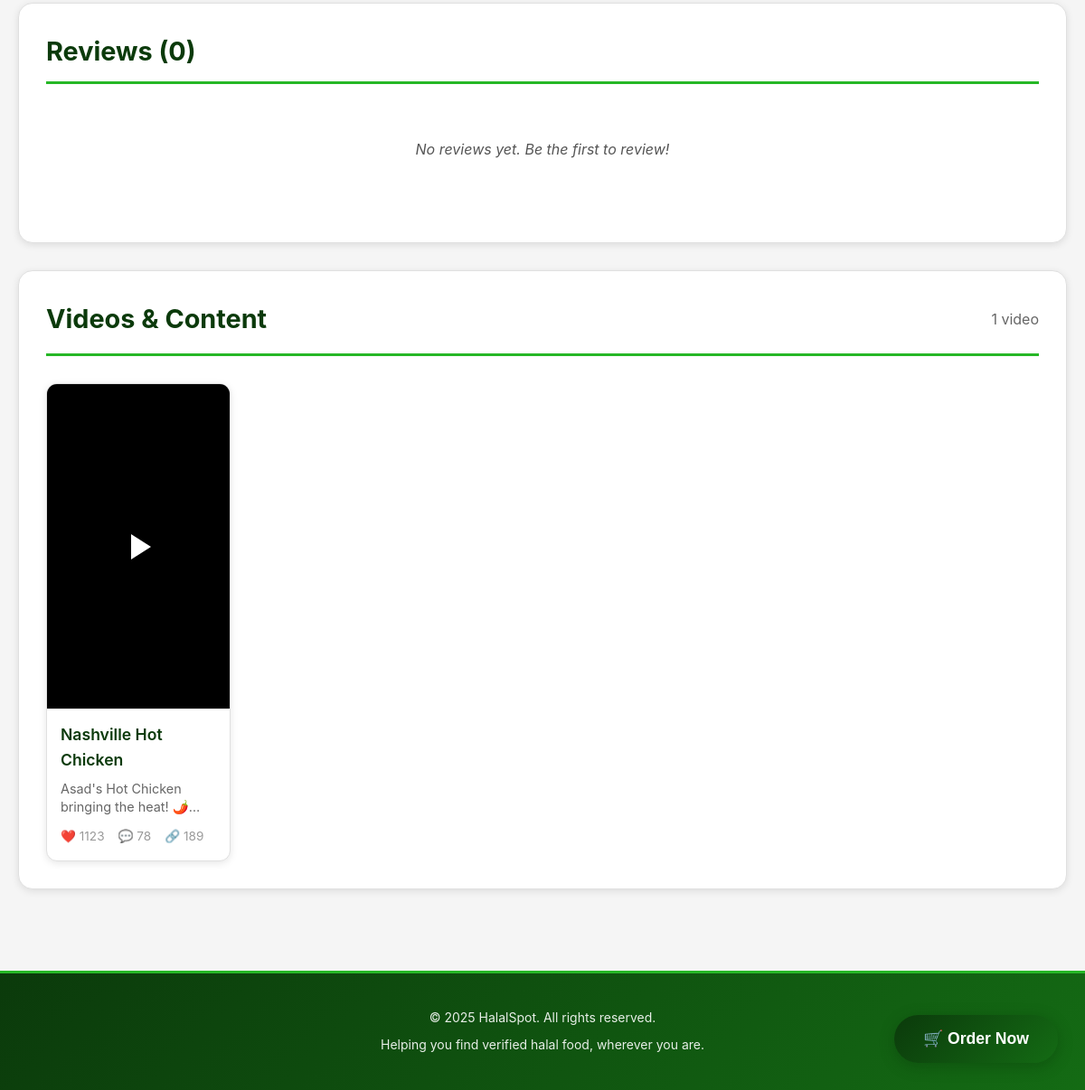
Page /restaurants/4 (lower part) on the earlier database version.
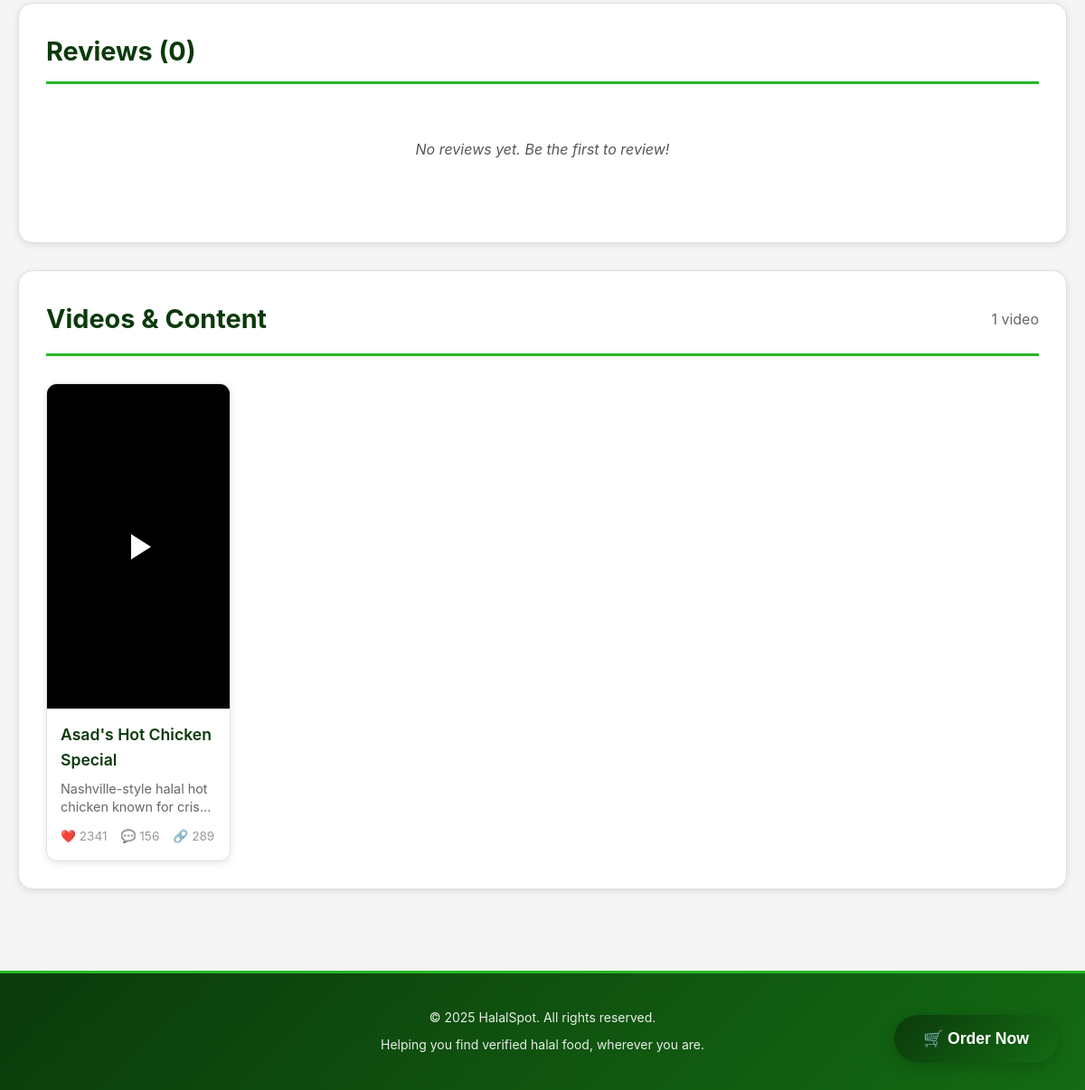
Same page on the later database version.
### models/content.py (models this page shows)
class Content(db.Model):
    __tablename__ = "content"
    id = db.Column(db.Integer, primary_key=True)
    restaurant_id = db.Column(db.Integer, db.ForeignKey('restaurant.id'), nullable=True)  # Can be null for creator posts
    creator_name = db.Column(db.String(255), nullable=True)  # For sponsored creators
    is_sponsored = db.Column(db.Boolean, default=False)
    title = db.Column(db.String(255))
    description = db.Column(db.Text)
    image_url = db.Column(db.String(255))
    video_url = db.Column(db.String(255), nullable=True)  # For future video support
    likes_count = db.Column(db.Integer, default=0)
    comments_count = db.Column(db.Integer, default=0)
    shares_count = db.Column(db.Integer, default=0)
    saves_count = db.Column(db.Integer, default=0)
    created_at = db.Column(db.DateTime, default=datetime.datetime.utcnow)
    order_url = db.Column(db.String(255), nullable=True)
    def to_dict(self):
        return {
            "id": self.id,
            "restaurant_id": self.restaurant_id,
            "creator_name": self.creator_name,
            "is_sponsored": self.is_sponsored,
            "title": self.title,
            "description": self.description,
            "image_url": self.image_url,
            "video_url": self.video_url,
            "likes_count": self.likes_count,
            "comments_count": self.comments_count,
            "shares_count": self.shares_count,
            "saves_count": self.saves_count,
            "created_at": self.created_at.isoformat() if self.created_at else None,
            "order_url": self.order_url
        }

### routes/restaurant_routes.py (the view)
@restaurant_bp.route("/restaurants/<int:id>")
def get_restaurant(id):
    restaurant = Restaurant.query.get_or_404(id)
    reviews = Review.query.filter_by(restaurant_id=id).order_by(Review.date.desc()).all()
    contents = Content.query.filter_by(restaurant_id=id).order_by(Content.created_at.desc()).all()
    contents_data = [c.to_dict() for c in contents]
    avg_rating = None
    if reviews:
        avg_rating = round(sum([r.rating for r in reviews]) / len(reviews), 1)
    return render_template(
        "restaurant.html",
        restaurant=restaurant,
        reviews=reviews,
        contents=contents_data,
        avg_rating=avg_rating
    )

### templates/restaurant.html (shortened to what this page needs)
{% extends "base.html" %}
{% block content %}
<link rel="stylesheet" href="{{ url_for('static', filename='css/restaurant.css') }}">
<div class="restaurant-profile">
    <div class="restaurant-main">
        <div class="restaurant-info-section">
            <div class="info-card">
                <h2>Reviews ({{ reviews|length }})</h2>
                {% if reviews %}
                    <div class="reviews-list">
                        {% for review in reviews %}
                        <div class="review-item">
                            <div class="review-header">
                                <div class="review-rating">
                                    {% for i in range(1,6) %}
                                        {% if i <= review.rating %}
                                            ★
                                        {% else %}
                                            ☆
                                        {% endif %}
                                    {% endfor %}
                                    <span class="rating-number">({{ review.rating }}/5)</span>
                                </div>
                                <span class="review-date">{{ review.date.strftime('%B %d, %Y') if review.date else '' }}</span>
                            </div>
                            {% if review.comment %}
                            <p class="review-text">{{ review.comment }}</p>
                            {% endif %}
                        </div>
                        {% endfor %}
                    </div>
                {% else %}
                    <p class="no-reviews">No reviews yet. Be the first to review!</p>
                {% endif %}
            </div>
        </div>
        <div class="restaurant-content-section">
            <div class="content-header">
                <h2>Videos & Content</h2>
                <p class="content-count">{{ contents|length }} {{ 'video' if contents|length == 1 else 'videos' }}</p>
            </div>
            {% if contents %}
            <div class="content-grid">
                {% for content in contents %}
                <div class="content-card" data-content-id="{{ content.id }}">
                    {% if content.video_url %}
                    <div class="content-media video-media">
                        <video
                            class="content-video"
                            loop
                            muted
                            playsinline
                            preload="metadata"
                            poster="{{ content.image_url or url_for('static', filename='images/rest_images.jpg') }}">
                            {% if content.video_url.endswith('.mp4') or 'mp4' in content.video_url %}
                            <source src="{{ content.video_url }}" type="video/mp4" />
                            {% elif content.video_url.endswith('.webm') or 'webm' in content.video_url %}
                            <source src="{{ content.video_url }}" type="video/webm" />
                            {% elif content.video_url.endswith('.ogg') or 'ogg' in content.video_url %}
                            <source src="{{ content.video_url }}" type="video/ogg" />
                            {% else %}
                            <source src="{{ content.video_url }}" type="video/mp4" />
                            {% endif %}
                        </video>
                        <div class="play-overlay">
                            <svg viewBox="0 0 24 24" fill="white" width="48" height="48">
                                <path d="M8 5v14l11-7z"/>
                            </svg>
                        </div>
                    </div>
                    {% else %}
                    <div class="content-media image-media">
                        <img src="{{ content.image_url or url_for('static', filename='images/rest_images.jpg') }}" alt="{{ content.title }}" />
                    </div>
                    {% endif %}
                    <div class="content-info">
                        <h3>{{ content.title }}</h3>
                        <p>{{ content.description }}</p>
                        <div class="content-stats">
                            <span>❤️ {{ content.likes_count }}</span>
                            <span>💬 {{ content.comments_count }}</span>
                            <span>🔗 {{ content.shares_count }}</span>
                        </div>
                    </div>
                </div>
                {% endfor %}
            </div>
            {% else %}
            <div class="no-content">
                <p>No videos or content yet. Check back soon!</p>
            </div>
            {% endif %}
        </div>
    </div>
    <div class="order-button-fixed">
        <button class="order-now-btn" onclick="window.location.href='#order'">
            🛒 Order Now
        </button>
    </div>
</div>
<link rel="stylesheet" href="https://unpkg.com/leaflet/dist/leaflet.css" />
{% endblock %}

### templates/base.html (shortened to what this page needs)
<!DOCTYPE html>
<html>
    <head>
        <link
            rel="stylesheet"
            href="{{ url_for('static', filename='css/styles.css') }}"
        />
    </head>
    <body>
        <main>{% block content %}{% endblock %}</main>
        <footer class="site-footer">
            <div class="container">
                <p>&copy; 2025 HalalSpot. All rights reserved.</p>
                <p>Helping you find verified halal food, wherever you are.</p>
            </div>
        </footer>
    </body>
</html>

### static/css/styles.css (style rules this page uses)
* { box-sizing: border-box; }
body { margin: 0; font-family: -apple-system, BlinkMacSystemFont, "Segoe UI", "Roboto", "Oxygen", "Ubuntu", "Cantarell", "Fira Sans", "Droid Sans", "Helvetica Neue", sans-serif; padding-top: 70px; background: #f5f5f5; color: #333; line-height: 1.6; }
.site-footer { background: linear-gradient(135deg, #0b3a0b 0%, #146b14 100%); color: white; padding: 30px 20px; text-align: center; margin-top: 50px; border-top: 3px solid #26b726; }
.site-footer .container { max-width: 1200px; margin: 0 auto; }
.site-footer p { margin: 8px 0; font-size: 14px; opacity: 0.9; }

### static/css/restaurant.css (style rules this page uses)
.restaurant-profile { width: 100%; min-height: 100vh; background: #f5f5f5; }
.restaurant-main { max-width: 1400px; margin: 0 auto; padding: 40px 20px; display: grid; grid-template-columns: 1fr 1.5fr; gap: 30px; }
.restaurant-info-section { display: flex; flex-direction: column; gap: 20px; }
.info-card { background: #fff; border-radius: 16px; padding: 30px; box-shadow: 0 2px 8px rgba(0, 0, 0, 0.1); border: 1px solid #e0e0e0; }
.info-card h2 { margin: 0 0 20px 0; color: #0b3a0b; font-size: 1.8rem; font-weight: 700; border-bottom: 3px solid #26b726; padding-bottom: 10px; }
.info-card p { color: #555; line-height: 1.6; margin: 0 0 20px 0; }
.no-reviews { text-align: center; color: #999; font-style: italic; padding: 40px; }
.restaurant-content-section { background: #fff; border-radius: 16px; padding: 30px; box-shadow: 0 2px 8px rgba(0, 0, 0, 0.1); border: 1px solid #e0e0e0; }
.content-header { display: flex; justify-content: space-between; align-items: center; margin-bottom: 30px; padding-bottom: 15px; border-bottom: 3px solid #26b726; }
.content-header h2 { margin: 0; color: #0b3a0b; font-size: 1.8rem; font-weight: 700; }
.content-count { color: #666; font-size: 1rem; margin: 0; }
.content-grid { display: grid; grid-template-columns: repeat(auto-fill, minmax(200px, 1fr)); gap: 20px; }
.content-card { background: #fff; border-radius: 12px; overflow: hidden; box-shadow: 0 2px 8px rgba(0, 0, 0, 0.1); border: 1px solid #e0e0e0; transition: all 0.3s ease; cursor: pointer; max-width: 300px; margin: 0 auto; }
.content-media { width: 100%; height: 0; padding-bottom: 177.78%; position: relative; overflow: hidden; background: #000; }
.content-media img, .content-media video { position: absolute; top: 0; left: 0; width: 100%; height: 100%; object-fit: cover; }
.video-media { cursor: pointer; }
.play-overlay { position: absolute; top: 0; left: 0; right: 0; bottom: 0; background: rgba(0, 0, 0, 0.3); display: flex; align-items: center; justify-content: center; transition: background 0.3s ease; }
.content-info { padding: 15px; }
.content-info h3 { margin: 0 0 8px 0; color: #0b3a0b; font-size: 1.1rem; font-weight: 600; }
.content-info p { margin: 0 0 12px 0; color: #666; font-size: 0.9rem; line-height: 1.4; display: -webkit-box; -webkit-line-clamp: 2; -webkit-box-orient: vertical; overflow: hidden; }
.content-stats { display: flex; gap: 15px; font-size: 0.85rem; color: #999; }
.order-button-fixed { position: fixed; bottom: 30px; right: 30px; z-index: 1000; }
.order-now-btn { padding: 16px 32px; background: linear-gradient(135deg, #0b3a0b 0%, #146b14 100%); color: white; border: none; border-radius: 50px; font-size: 1.1rem; font-weight: 700; cursor: pointer; box-shadow: 0 4px 16px rgba(11, 58, 11, 0.4); transition: all 0.3s ease; }
@media (max-width: 1200px) { .restaurant-main { grid-template-columns: 1fr; } }

Differences in the rows shown:
no longer on this page (row edited): Content: title "Nashville Hot Chicken", description "Asad's Hot Chicken bringing the heat!…", likes_count "1123", comments_count "78", shares_count "189"
now on this page (row edited): Content: title "Asad's Hot Chicken Special", description "Nashville-style halal hot chicken known for…", likes_count "2341", comments_count "156", shares_count "289"
